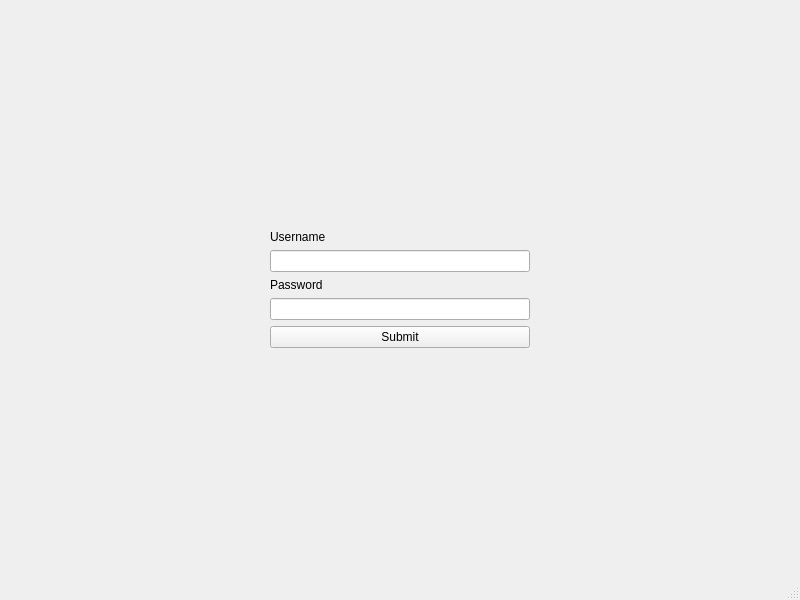
<?xml version="1.0" encoding="UTF-8"?>
<ui version="4.0">
 <class>MainWindow</class>
 <widget class="QMainWindow" name="MainWindow">
  <property name="geometry">
   <rect>
    <x>0</x>
    <y>0</y>
    <width>800</width>
    <height>600</height>
   </rect>
  </property>
  <property name="windowTitle">
   <string>MainWindow</string>
  </property>
  <widget class="QWidget" name="centralwidget">
   <layout class="QHBoxLayout" name="horizontalLayout">
    <item>
     <spacer name="horizontalSpacer">
      <property name="orientation">
       <enum>Qt::Horizontal</enum>
      </property>
      <property name="sizeHint" stdset="0">
       <size>
        <width>40</width>
        <height>20</height>
       </size>
      </property>
     </spacer>
    </item>
    <item>
     <layout class="QVBoxLayout" name="verticalLayout">
      <item>
       <spacer name="verticalSpacer">
        <property name="orientation">
         <enum>Qt::Vertical</enum>
        </property>
        <property name="sizeHint" stdset="0">
         <size>
          <width>20</width>
          <height>40</height>
         </size>
        </property>
       </spacer>
      </item>
      <item>
       <widget class="QLabel" name="label">
        <property name="text">
         <string>Username</string>
        </property>
       </widget>
      </item>
      <item>
       <widget class="QLineEdit" name="username"/>
      </item>
      <item>
       <widget class="QLabel" name="label_2">
        <property name="text">
         <string>Password</string>
        </property>
       </widget>
      </item>
      <item>
       <widget class="QLineEdit" name="password"/>
      </item>
      <item>
       <widget class="QPushButton" name="submit">
        <property name="text">
         <string>Submit</string>
        </property>
       </widget>
      </item>
      <item>
       <spacer name="verticalSpacer_2">
        <property name="orientation">
         <enum>Qt::Vertical</enum>
        </property>
        <property name="sizeHint" stdset="0">
         <size>
          <width>20</width>
          <height>40</height>
         </size>
        </property>
       </spacer>
      </item>
     </layout>
    </item>
    <item>
     <spacer name="horizontalSpacer_2">
      <property name="orientation">
       <enum>Qt::Horizontal</enum>
      </property>
      <property name="sizeHint" stdset="0">
       <size>
        <width>40</width>
        <height>20</height>
       </size>
      </property>
     </spacer>
    </item>
   </layout>
  </widget>
  <widget class="QStatusBar" name="statusbar"/>
 </widget>
 <resources/>
 <connections/>
</ui>
